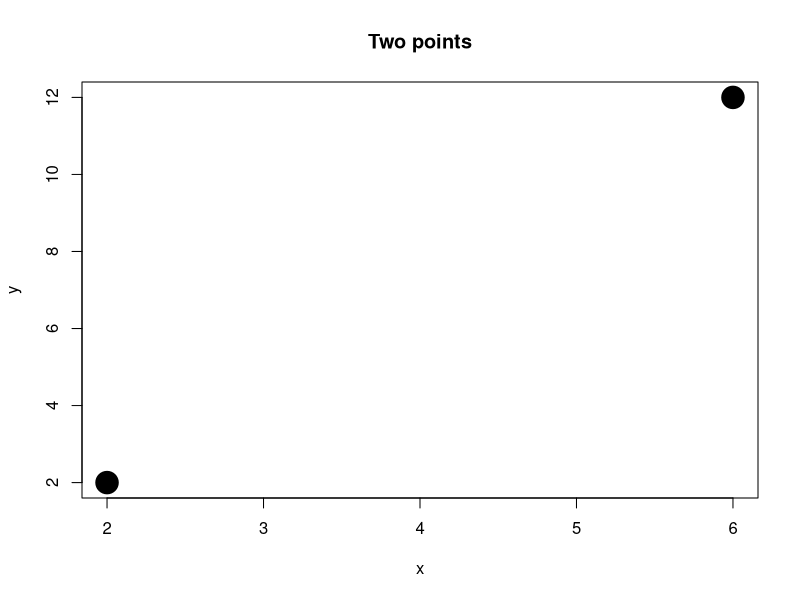
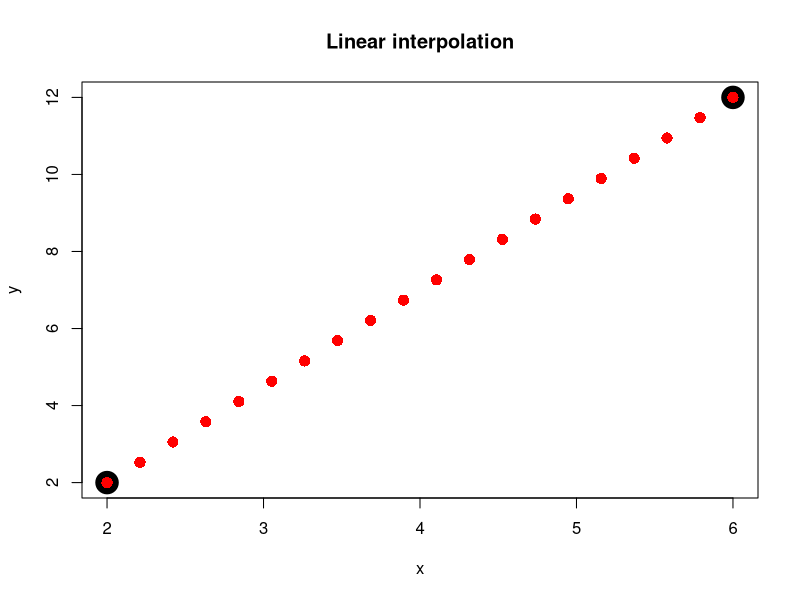
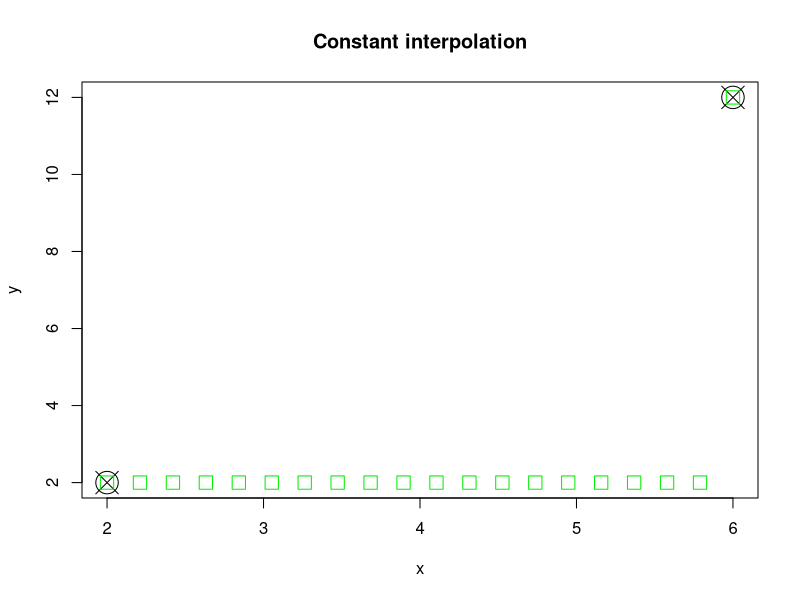
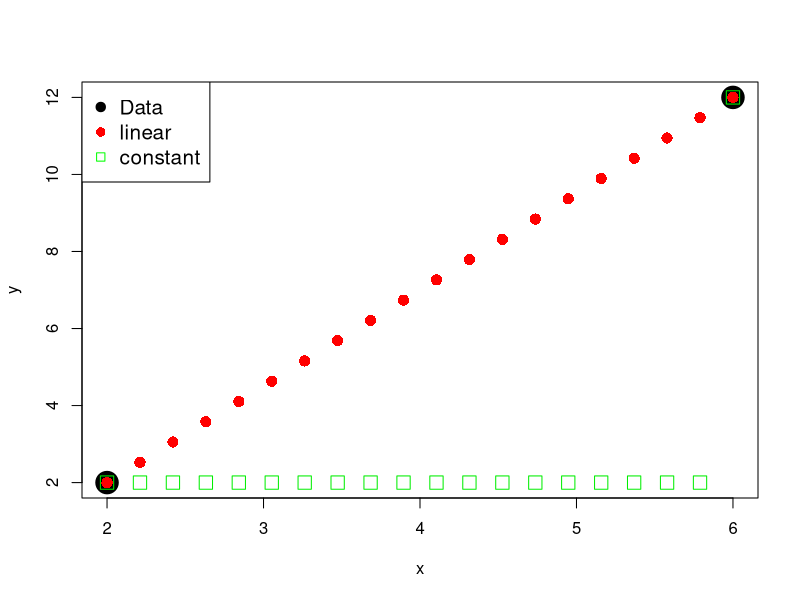
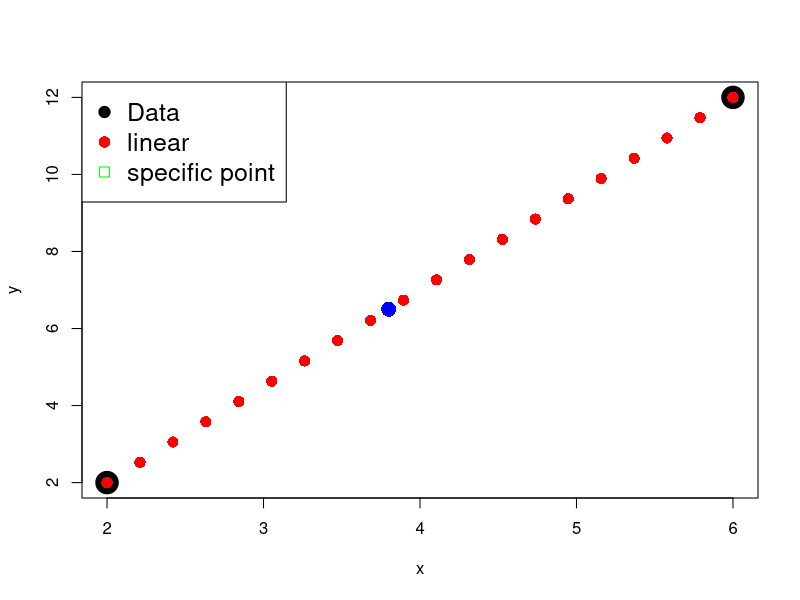
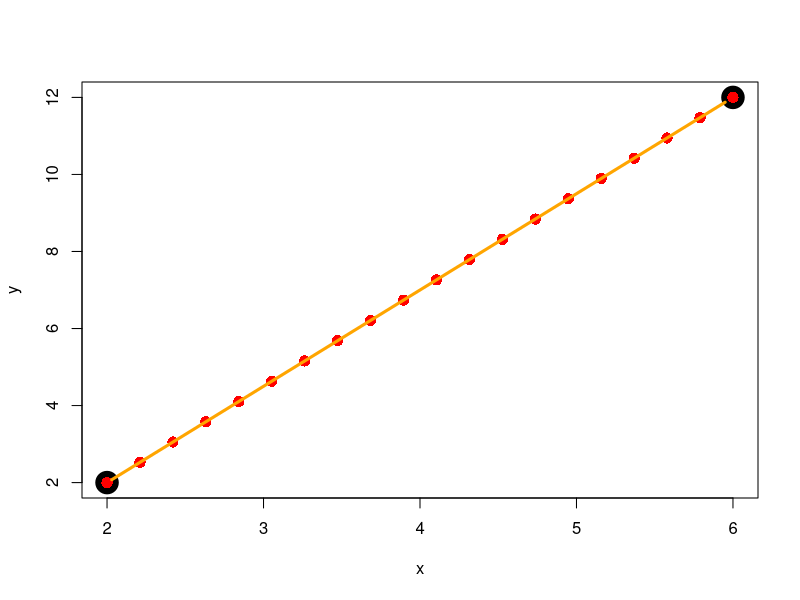
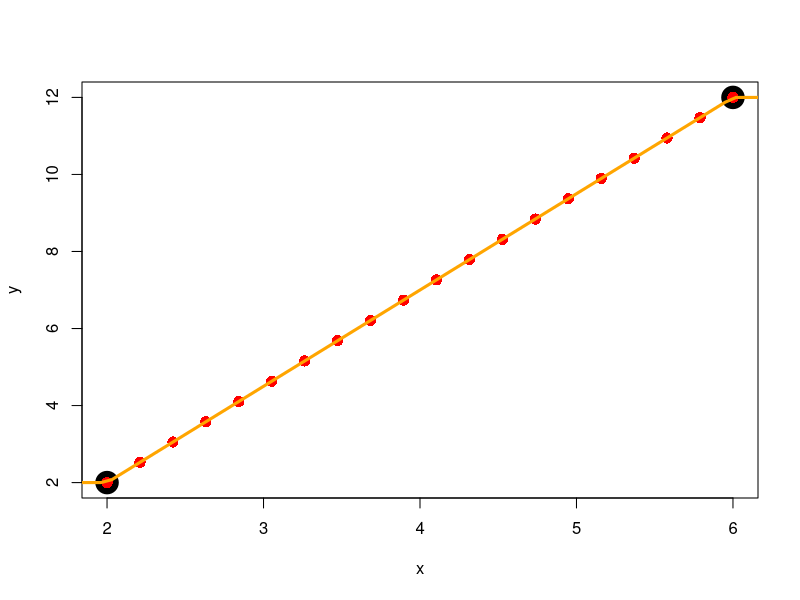
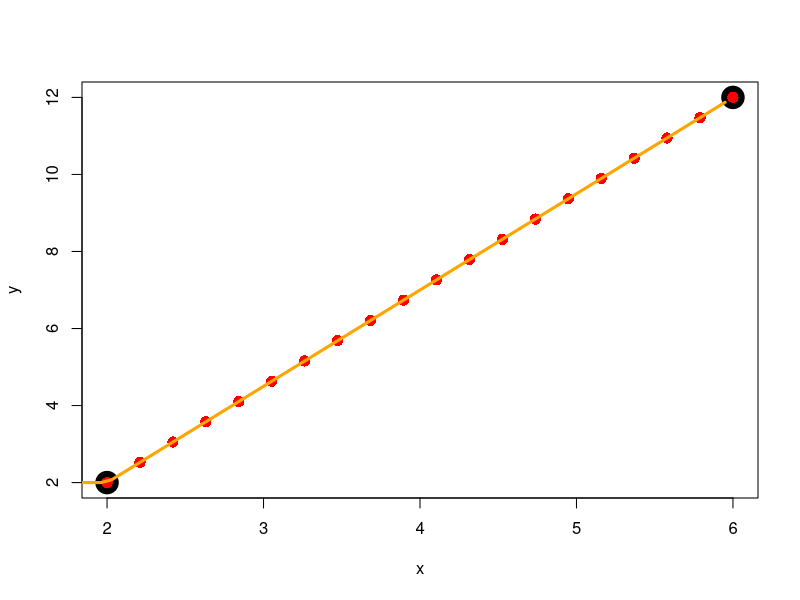

These charts were generated, in order, by the following R code:
install.packages("ggplot2")
install.packages('polynom')

library(ggplot2)
library(polynom)

options(repr.plot.width =12, repr.plot.height= 8)

x <- c(2,6)
y <- c(2,12)

two_points <- data.frame(x,y)
two_points

plot(x, y, pch = 19 , cex = 3 , main = 'Two points')

interp_pts_linear <- approx (x , y , method = 'linear', n =20)
interp_pts_linear$x

interp_pts_linear$y

interp_data_points <- data.frame(cbind(interp_pts_linear$x, interp_pts_linear$y))
colnames(interp_data_points) <- c('x_i', 'y_i')

interp_data_points

plot(x ,y, pch = 19, cex = 3 , main = 'Linear interpolation')
points(interp_pts_linear, pch = 16 , cex = 1.5 , col ='red')

interp_pts_constant  <- approx(x,y, method ='constant', n = 20)
interp_pts_constant$x

interp_pts_constant$y

interp_data_points <- data.frame(cbind(interp_pts_constant$x, interp_pts_constant$y))
colnames(interp_data_points) <- c('x_i','y_i')
interp_data_points

plot(x,y, pch=13, cex = 3 , main ='Constant interpolation')
points(interp_pts_constant, col = 'green2', pch = 22 , cex = 2)

plot(x,y, pch =19, cex =3)
points(interp_pts_linear , col = 'red' , pch = 16 , cex = 1.5)
points(interp_pts_constant , col = 'green2', pch = 22 , cex = 2)
legend(x = 'topleft', c('Data', 'linear' , 'constant'), pch = c(19,16,22),
      col= c("black", "red","green"), bg = "white" , cex = 1.25)

estimate_value <- approx(x , y, xout = 3.8)
estimate_value

plot(x,y, pch = 19, cex =3)
points(interp_pts_linear, col = 'red' , pch = 16 , cex = 1.5 )
points(approx(x,y,xout = estimate_value$x) , col='blue' , cex = 2 , pch =16)

legend(x = 'topleft', c('Data', 'linear' , 'specific point'), pch = c(19,16,22),
      col= c("black", "red","green"), bg = "white" , cex = 1.5)

# With rule 1
plot(x,y, pch = 19, cex =3)
points(interp_pts_linear, col = 'red' , pch = 16 , cex = 1.5 )
plot(approxfun(x,y,rule = 1), 0 , 7, , pch =22, col = 'orange' , add = TRUE , lwd = 3)


# With rule 2
plot(x,y, pch = 19, cex =3)
points(interp_pts_linear, col = 'red' , pch = 16 , cex = 1.5 )
plot(approxfun(x,y,rule = 2), 0 , 7, , pch =22, col = 'orange' , add = TRUE , lwd = 3)

# With rule 2:1
plot(x,y, pch = 19, cex =3)
points(interp_pts_linear, col = 'red' , pch = 16 , cex = 1.5 )
plot(approxfun(x,y,rule = 2:1), 0 , 7, , pch =22, col = 'orange' , add = TRUE , lwd = 3)

# With rule 1:2
plot(x,y, pch = 19, cex =3)
points(interp_pts_linear, col = 'red' , pch = 16 , cex = 1.5 )
plot(approxfun(x,y,rule = 1:2), 0 , 7, , pch =22, col = 'orange' , add = TRUE , lwd = 3)

# With rule 2:2
plot(x,y, pch = 19, cex =3)
points(interp_pts_linear, col = 'red' , pch = 16 , cex = 1.5 )
plot(approxfun(x,y,rule = 2:2), 0 , 7, , pch =22, col = 'orange' , add = TRUE , lwd = 3)

x <- c(-3, -2, -1, 0, 1,2,3)
y <- c(-33, -9 , -1.5 , 2, 5, 12, 36)
data_points <- data.frame(cbind(x,y))

head(data_points , 10)


ggplot(data_points, aes(x =x, y=y)) + geom_point(size = 5 , col ='red')

poly_values <- poly.calc(x,y)
poly_values

poly_fun <- function(x){
    return (2 + 2.875*x - 0.3055556*x^2 + 0.3020833*x^3 + 0.05902778*x^4 + 0.07291667*x^5 -  
0.003472222*x^6)
}

ggplot(data_points, aes(x=x,y=y)) + geom_point(size=4,col ='red')+ 
stat_function(fun = poly_fun, col = 'green' , size = 1 , alpha =1)

expected_data <- data.frame(x = 3:6)
expected_data

expected_data$y <- predict(lm(y ~ poly_fun(x), data = data_points), newdata = expected_data)

expected_data

ggplot(expected_data, aes  (x=x,y=y))+ 
geom_line(col='blue', data = expected_data, size=2) +
geom_point(col ='red', size = 4)

num <- 1e3
sine_data <- data.frame(
    x = 1: num,
    y = sin(seq(0, 7*pi, length.out = num)) + rnorm(n = num , mean = 0, sd = 0.2)
)

ggplot(sine_data , aes(x = x , y=y)) + geom_point(size = 4 , col = 'red')

approx_data <- data.frame(
    with(sine_data, 
         approx(x , y, xout = seq(1 , num, by =2), method ='linear')
         ), 
         method = 'approx()'
)

ggplot(approx_data, aes(x=x, y=y))+
geom_point(dat = sine_data, aes(x,y) , alpha = 0.2 , col = 'red')+
geom_line(size = 1, col = 'blue')

spline_data <- data.frame(
    with(sine_data, 
         spline(x , y, xout = seq(1 , num, by =2))
         ), 
         method = 'spline()'
)

ggplot(spline_data, aes(x=x, y=y))+
geom_point(dat = sine_data, aes(x,y) , alpha = 0.2 , col = 'red')+
geom_line(size = 1, col = 'blue')

smooth_data <- data.frame(
   x = 1:num,
   y = as.vector(smooth(sine_data$y)),
   method = "smooth()"
)

ggplot(smooth_data, aes(x=x, y=y))+
geom_point(dat = sine_data, aes(x,y) , alpha = 0.2 , col = 'red')+
geom_line(size = 1, col = 'blue')


